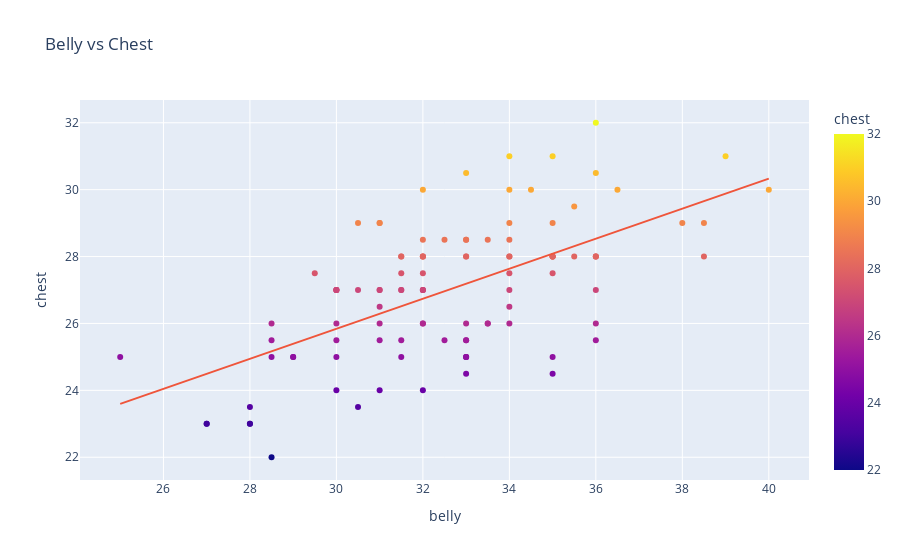

Source (notebook cell):
### Code cell
fig = px.scatter(data, x="belly", y="chest", color="chest", trendline="ols", title="Belly vs Chest")
fig.show()
